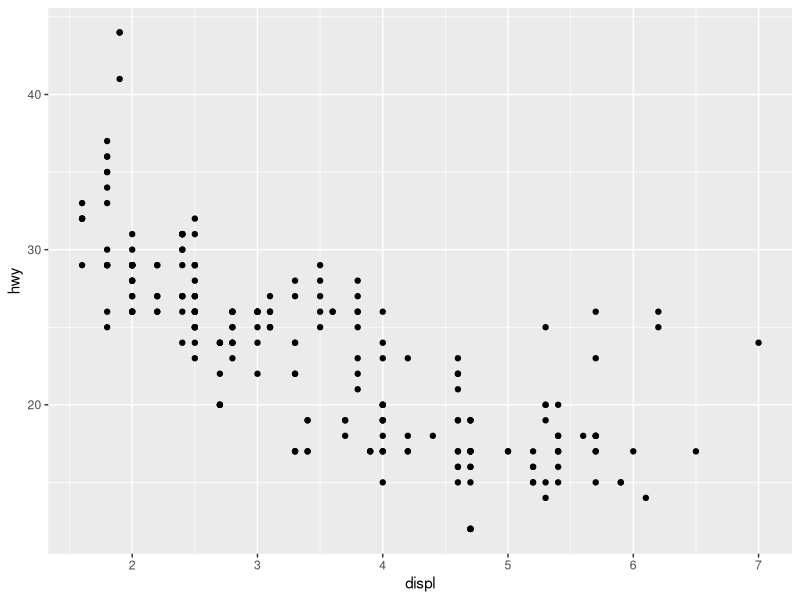
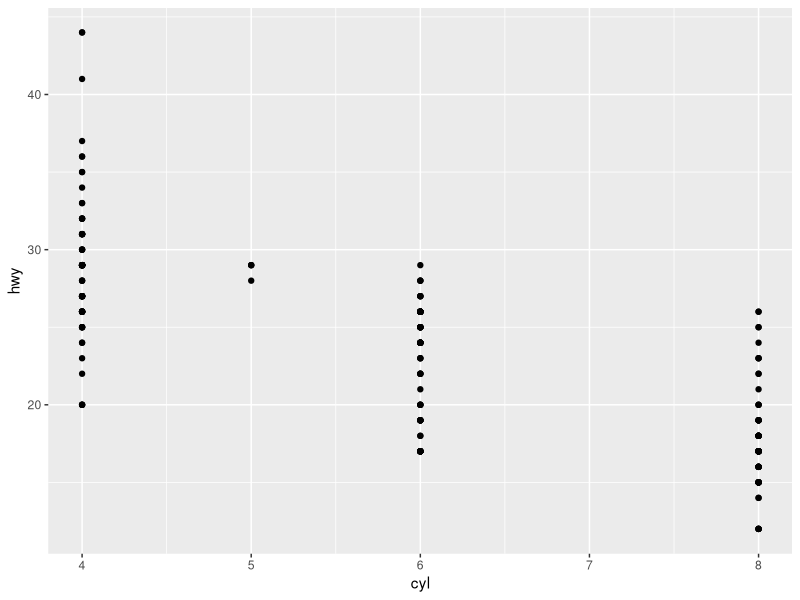
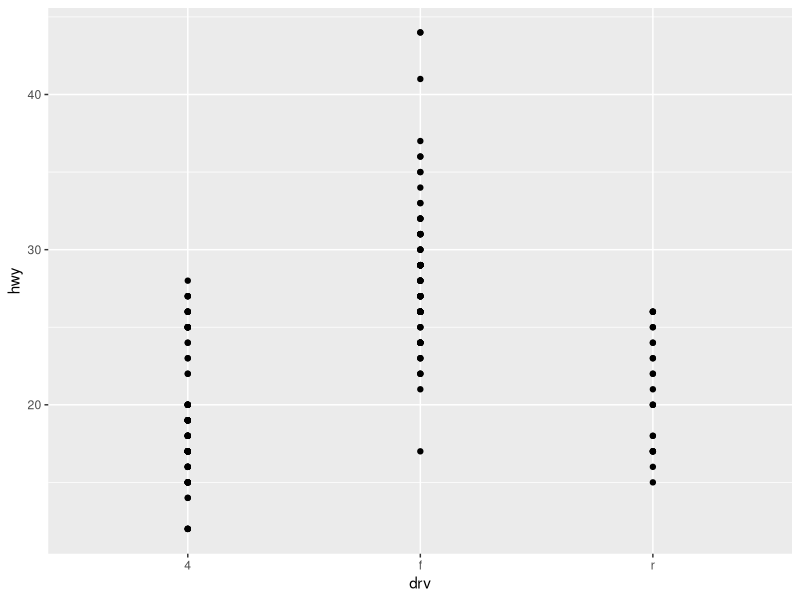
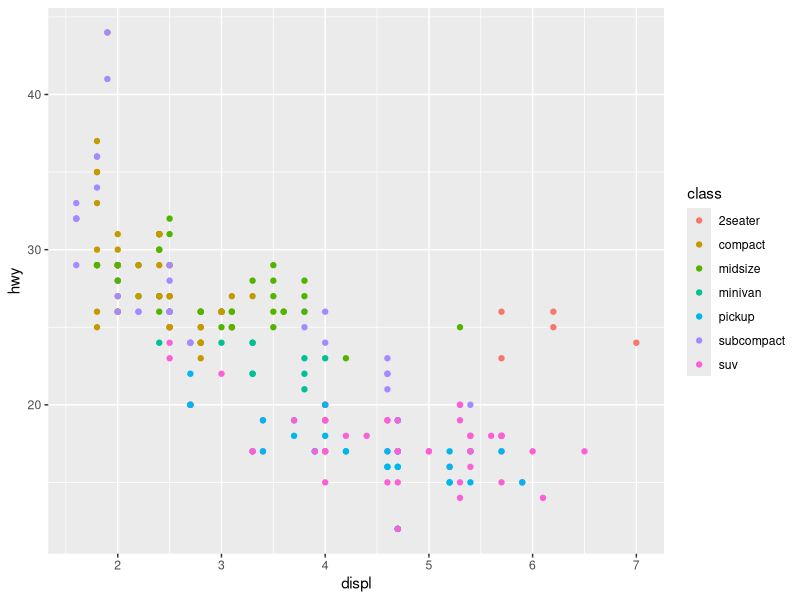
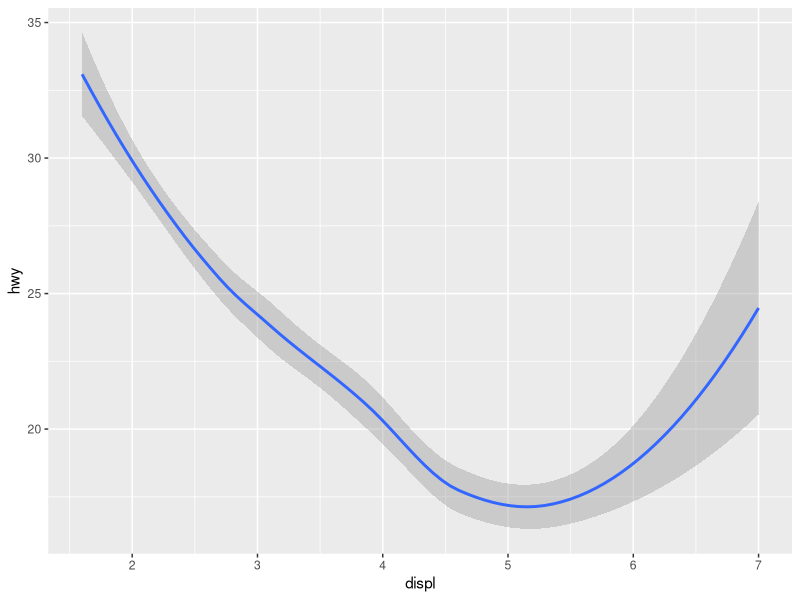
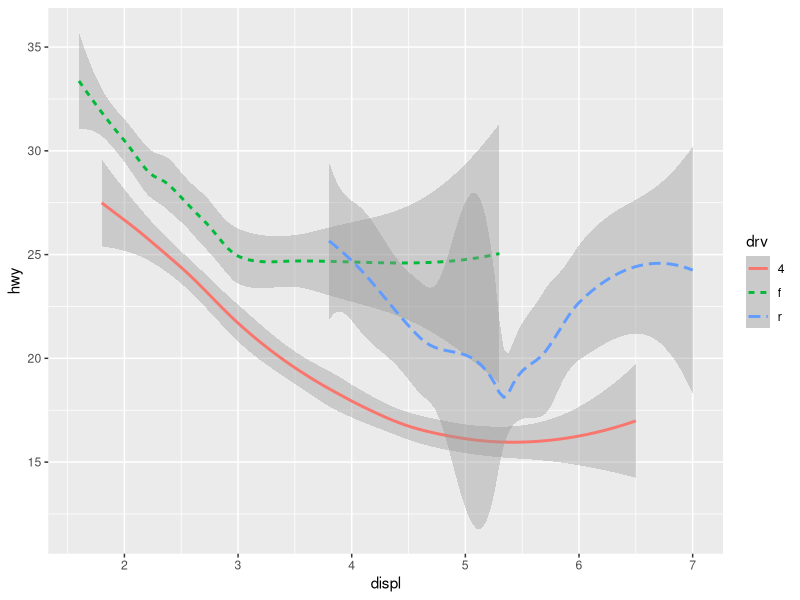
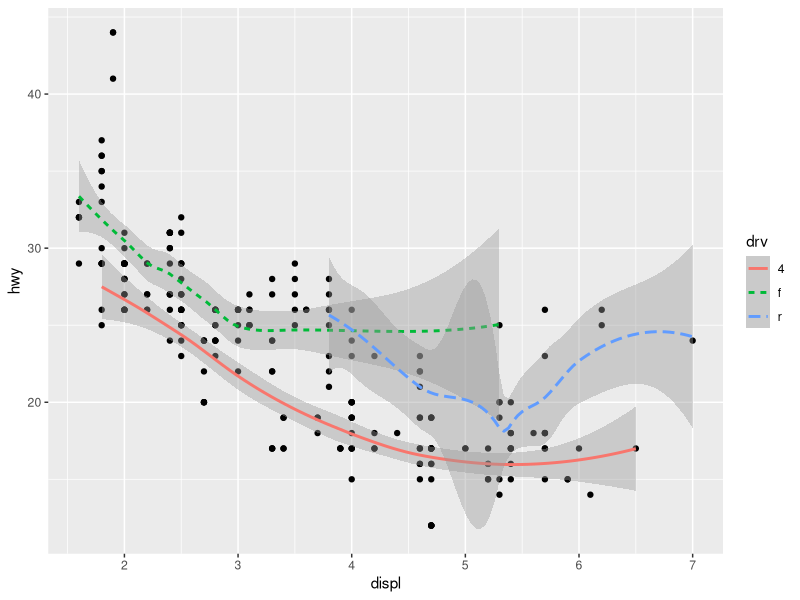
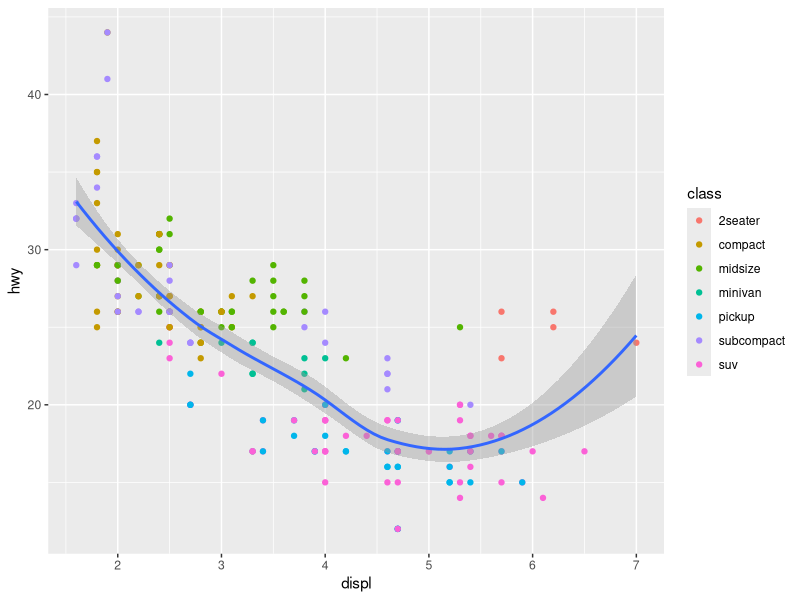

R code for these plots, in order:
# R for data science work

# https://r-bloggers.com

# https://blog.rstudio.com
# https://www.tidyverse.org/package
# blog.revoultionaryanalytics.com
# https://bookdown.org
# http://rstudio.com/cheatsheets

# r4ds.had.co.nz/index.html
# import wrangle (tidy+transform) visualise (surprise you) model (scale) communicate

# install.packages("tidyverse")
# package 'mnormt' successfully unpacked and MD5 sums checked
# package 'bindr' successfully unpacked and MD5 sums checked
# package 'rematch' successfully unpacked and MD5 sums checked
# package 'psych' successfully unpacked and MD5 sums checked
# package 'assertthat' successfully unpacked and MD5 sums checked
# package 'bindrcpp' successfully unpacked and MD5 sums checked
# package 'glue' successfully unpacked and MD5 sums checked
# package 'pkgconfig' successfully unpacked and MD5 sums checked
# package 'plogr' successfully unpacked and MD5 sums checked
# package 'mime' successfully unpacked and MD5 sums checked
# package 'openssl' successfully unpacked and MD5 sums checked
# package 'cellranger' successfully unpacked and MD5 sums checked
# package 'selectr' successfully unpacked and MD5 sums checked
# package 'tidyselect' successfully unpacked and MD5 sums checked
# package 'broom' successfully unpacked and MD5 sums checked
# package 'dplyr' successfully unpacked and MD5 sums checked
# package 'forcats' successfully unpacked and MD5 sums checked
# package 'haven' successfully unpacked and MD5 sums checked
# package 'httr' successfully unpacked and MD5 sums checked
# package 'hms' successfully unpacked and MD5 sums checked
# package 'modelr' successfully unpacked and MD5 sums checked
# package 'purrr' successfully unpacked and MD5 sums checked
# package 'readr' successfully unpacked and MD5 sums checked
# package 'readxl' successfully unpacked and MD5 sums checked
# package 'rvest' successfully unpacked and MD5 sums checked
# package 'tidyr' successfully unpacked and MD5 sums checked
# package 'xml2' successfully unpacked and MD5 sums checked
# package 'tidyverse' successfully unpacked and MD5 sums checked

library(tidyverse)
# data.frame observations == rows, variables == columns
mpg # built in see ?mpg

# explore data by visualising geometric object
# ggplot creates coord system you then add layers to (like geom_point forscatter plot)
# geom fn takes mapping param to link visual aesthetic property to data variable
ggplot(data=mpg) + geom_point(mapping=aes(x=displ, y=hwy))
ggplot(data=mpg) + geom_point(mapping=aes(x=cyl, y=hwy))
ggplot(data=mpg) + geom_point(mapping=aes(x=drv, y=hwy))

ggplot(data=mpg) + geom_point(mapping=aes(x=displ, y=hwy, colour=class))

ggplot(data=mpg) + geom_smooth(mapping=aes(x=displ, y=hwy))

ggplot(data=mpg) + geom_smooth(mapping=aes(x=displ, y=hwy, colour=drv, linetype=drv))

# overlay
ggplot(data=mpg) + 
   geom_point(mapping=aes(x=displ, y=hwy)) +
   geom_smooth(mapping=aes(x=displ, y=hwy, colour=drv, linetype=drv))


# better syntax: defaults in ggplot overriden locally for mix/merge
ggplot(data=mpg, mapping=aes(x=displ, y=hwy)) + 
  geom_point(mapping=aes(colour=class)) +
  geom_smooth()

ggplot(data=mpg) + 
  geom_point(mapping=aes(x=displ, y=hwy)) +
  geom_smooth(mapping=aes(x=displ, y=hwy, colour=drv, linetype=drv))

ggplot(data=mpg, mapping=aes(x=displ, y=hwy)) + 
  geom_point(mapping=aes(colour=class)) +
  geom_smooth(data=filter(mpg, class =="subcompact"), se=FALSE)

# also: size, alpha (transparency), shape (max 6 default)
# plus can override value for whole graph
# facets = subplots displaying subset of data
# pass discrete var to factet_wrap ~ means formular from vars

ggplot(data=mpg) + 
       geom_point(mapping=aes(x=displ, y=hwy)) +
       facet_wrap( ~ class, nrow=2)

ggplot(data=diamonds) +
       geom_bar(mapping=aes(x=cut))

